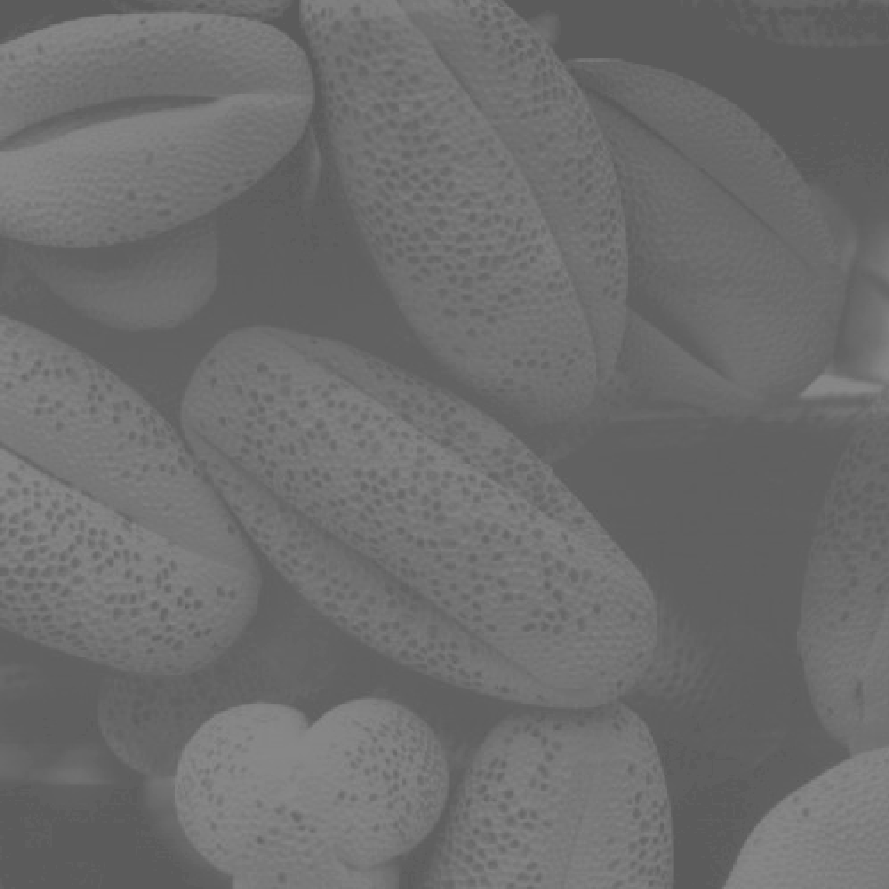
#> input picture 图像处理与可视化/Homework/数字图像处理 01/P2/DIP 3.10 (pollen).tif, 889 x 889 px
$ python HW01_P2_2.py
#> lines starting #> are read from the running program, lines starting #| are printed output that depends on the picture
#> in main, image is the input picture: PIL image 889x889 L; min 91, max 138, mean 109.1
import numpy as np
from PIL import Image
import matplotlib.pyplot as plt

def compute_histogram(image, num_bins=256):
    """
    计算图像的灰度直方图
    :param image: 灰度图像的 numpy 数组
    :param num_bins: 直方图的 bins 数量
    :return: 直方图和 bins 边缘
    """
    histogram, bin_edges = np.histogram(image.ravel(), bins=num_bins, range=[0, num_bins])
    return histogram, bin_edges

def update_histogram(old_hist, new_col=None, remove_col=None, num_bins=256):
    """
    使用增量更新直方图.
    :param old_hist: 当前的直方图.
    :param new_col: 要加入的新的列像素 (可以为 None).
    :param remove_col: 要移除的列像素 (可以为 None).
    :param num_bins: 直方图的 bins 数量.
    :return: 更新后的直方图.
    """
    if new_col is None:
        return old_hist - np.bincount(remove_col, minlength=num_bins)
    elif remove_col is None:
        return old_hist + np.bincount(new_col, minlength=num_bins)
    else:
        return old_hist - np.bincount(remove_col, minlength=num_bins) + np.bincount(new_col, minlength=num_bins)

def compute_local_histograms(image, window_size=(9, 9), num_bins=256):
    """
    计算图像的局部直方图.
    :param image: 输入的灰度图像.
    :param window_size: 邻域窗口的尺寸 (height, width).
    :param num_bins: 直方图的 bins 数量.
    :return: 所有局部直方图的列表.
    """
#> called with window_size = (9, 9), num_bins = 256
    h, w = image.shape
#> h = 889; w = 889
    win_h, win_w = window_size
    half_win_h = win_h  // 2  # 使用整数除法，得到窗口半径
    half_win_w = win_w  // 2

    # 初始化局部直方图列表
    local_histograms = np.zeros((h, w, num_bins), dtype=np.uint8)

    # 移动完整窗口
    for i in range(h):
        if i == 0:
            # 计算第一个完整窗口的直方图
            local_histograms[0, 0, :], _ = compute_histogram(image[0:half_win_h+1,0:half_win_w+1], num_bins=num_bins)
        else:
        # 更新直方图 (垂直移动)
            if i <= half_win_h: # 首
                new_row = image[i+half_win_h, 0:half_win_w+1]
                remove_row = None
            elif i >= h - half_win_h: # 尾
                new_row = None
                remove_row = image[i-half_win_h-1, 0:half_win_w+1]
            else: # 中间部分
                new_row = image[i+half_win_h, 0:half_win_w+1]
                remove_row = image[i-half_win_h-1, 0:half_win_w+1]
            # 更新直方图 (垂直移动)
            local_histograms[i, 0, :] = update_histogram(local_histograms[i-1, 0, :], new_row, remove_row, num_bins=num_bins)

        i_safe_lower = max(i-half_win_h,0)
        i_safe_upper = min(i+half_win_h+1,h)

        for j in range(1, w):
            # 更新直方图 (水平移动)
            if j <= half_win_w: # 首
                new_col = image[i_safe_lower:i_safe_upper, j+half_win_w]
                remove_col = None
            elif j >= w - half_win_w: # 尾
                new_col = None
                remove_col = image[i_safe_lower:i_safe_upper, j-half_win_w-1]
            else: # 中间部分
                new_col = image[i_safe_lower:i_safe_upper, j+half_win_w]
                remove_col = image[i_safe_lower:i_safe_upper, j-half_win_w-1]

            # 更新直方图 (水平移动)
            local_histograms[i, j, :] = update_histogram(local_histograms[i, j-1, :], new_col, remove_col, num_bins=num_bins)
#> this loop made 889 passes
#> (new_row, remove_row) on passes 34 to 45: ([91, 91, 93, 93, 96], [91, 91, 91, 91, 91]), ([91, 91, 93, 93, 96], [91, 91, 91, 91, 91]), ([95, 95, 96, 96, 96], [91, 91, 91, 91, 91]), ([96, 96, 97, 97, 99], [91, 91, 91, 91, 91]), ([96, 96, 97, 97, 99], [91, 91, 91, 91, 91]), ([97, 97, 102, 102, 109], [91, 91, 91, 91, 91]), ([97, 97, 102, 102, 109], [91, 91, 91, 91, 91]), ([121, 121, 125, 125, 129], [91, 91, 91, 91, 91]), ([121, 121, 125, 125, 129], [91, 91, 91, 91, 91]), ([127, 127, 128, 128, 129], [91, 91, 93, 93, 96]), ([127, 127, 128, 128, 129], [91, 91, 93, 93, 96]), ([133, 133, 133, 133, 134], [95, 95, 96, 96, 96])
#> remove_row on passes 6 to 11: [91, 91, 91, 91, 91], [91, 91, 91, 91, 91], [91, 91, 91, 91, 91], [91, 91, 91, 91, 91], [91, 91, 91, 91, 91], [91, 91, 91, 91, 91]

    return local_histograms

# 随机绘制某些窗口的直方图
def plot_random_local_histograms(local_histograms, num_samples=9):
    """
    随机选择一些窗口并绘制它们的直方图
    :param local_histograms: 局部直方图数组，形状为 (height, width, num_bins)
    :param num_samples: 要绘制的随机直方图数量
    """
#> called with local_histograms = array of shape (889, 889, 256), num_samples = 9
    height, width, num_bins = local_histograms.shape
#> height = 889; width = 889; num_bins = 256

    # 确定子图的行数和列数
    num_rows = int(np.sqrt(num_samples))
    num_cols = int(np.ceil(num_samples / num_rows))

    # 创建子图
    fig, axes = plt.subplots(num_rows, num_cols, figsize=(15, 10))
    axes = axes.flatten()  # 展平为一维数组，方便迭代

    for i in range(num_samples):
        # 随机选择 i, j 索引
        row_idx = np.random.randint(0, height)
        col_idx = np.random.randint(0, width)

        # 提取该位置的局部直方图
        hist = local_histograms[row_idx, col_idx, :]

        # 绘制直方图
        ax = axes[i]  # 选择当前的子图
        ax.bar(range(len(hist)), hist, color='gray')
        ax.set_title(f'Local Histogram at ({row_idx}, {col_idx})')
        ax.set_xlabel('Gray Level')
        ax.set_ylabel('Frequency')

    # 调整子图间距
    plt.tight_layout()
    plt.show()
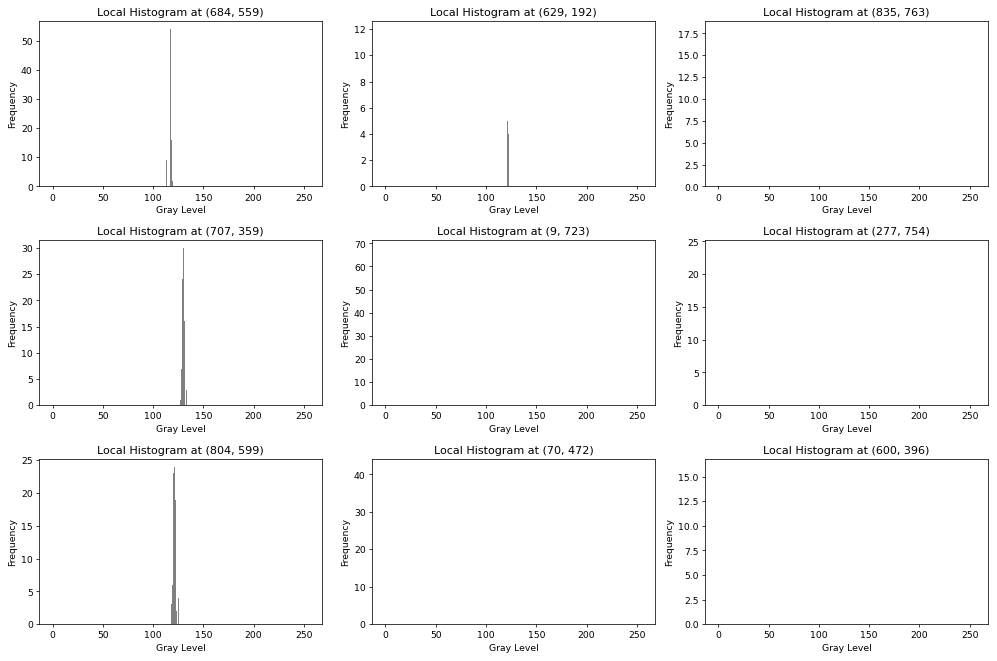
#> figure drawn by matplotlib, 9 panels; panel 1: tallest bar 54 high, from x = 116.6 to 117.4; panel 2: tallest bar 12 high, from x = 104.6 to 105.4; panel 3: tallest bar 18 high, from x = 132.6 to 133.4; panel 4: tallest bar 30 high, from x = 129.6 to 130.4

def main():
    # 加载灰度图像
    image = Image.open('DIP 3.10 (pollen).tif').convert('L')
    image_array = np.array(image)

    # 定义窗口大小
    window_size = (9, 9)

    # 定义直方图的 bins 数量
    num_bins = 256

    # 计算局部直方图
    local_histograms = compute_local_histograms(image_array, window_size=window_size, num_bins=num_bins)

    # 随机绘制某些窗口的直方图
    num_samples = 9
    plot_random_local_histograms(local_histograms, num_samples)

if __name__ == "__main__":
    main()
